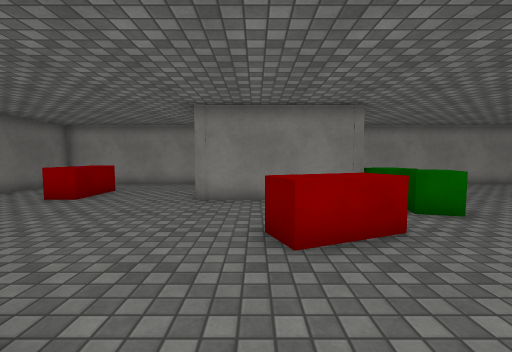
view 1 (above)

24 first-person views from a walk through a scene from a Unity 3-D project. The camera is 1.3 m above the floor, tilts 4° down and sees 90° across. Doors are open. The floor is counted in squares, 1 m on a side. Each view is taken from the middle of a square. On the plan, view 1 faces up. The plan holds only what a view shows up to about 13 squares ahead; the rest is blank. The place goes on beyond the plan. The player is left out. Surface patterns are stand-ins for the level's own textures.

view 2
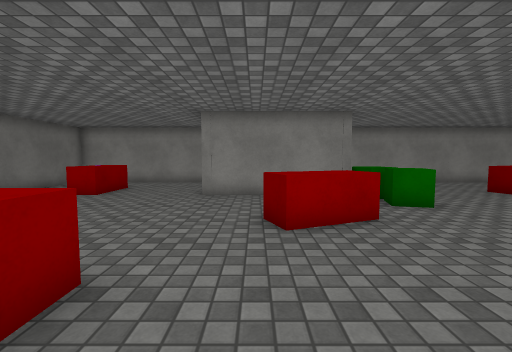

view 3
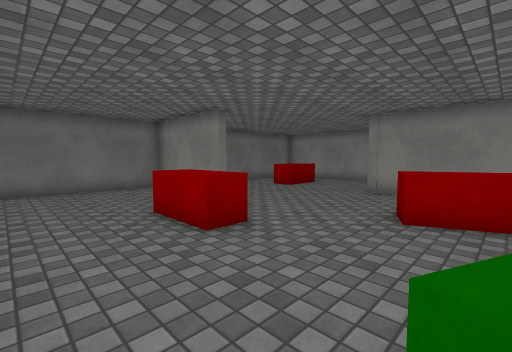

view 4
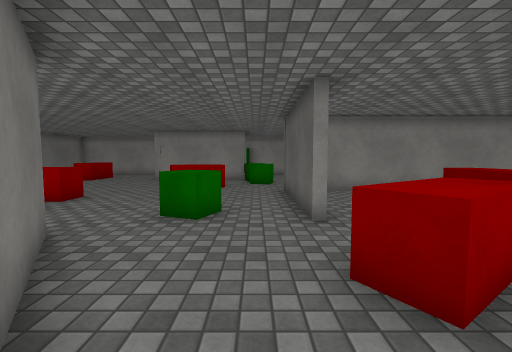

view 5
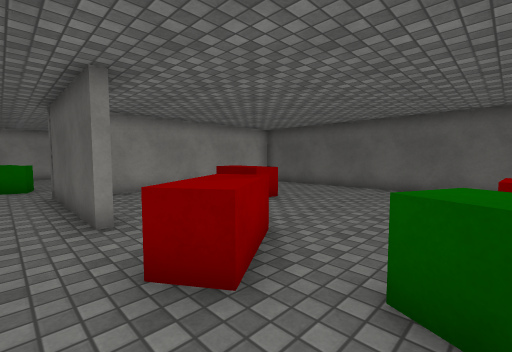

view 6
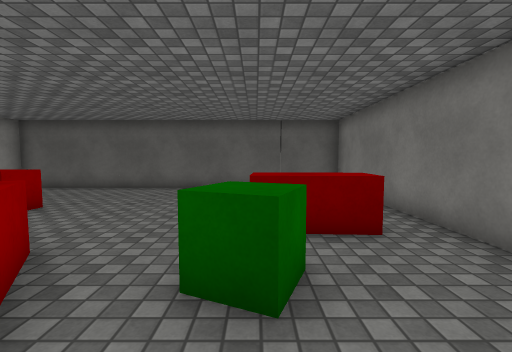

view 7
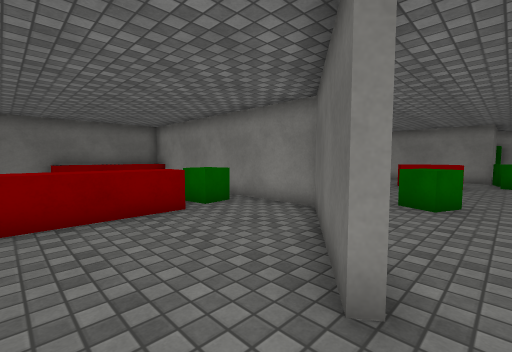

view 8
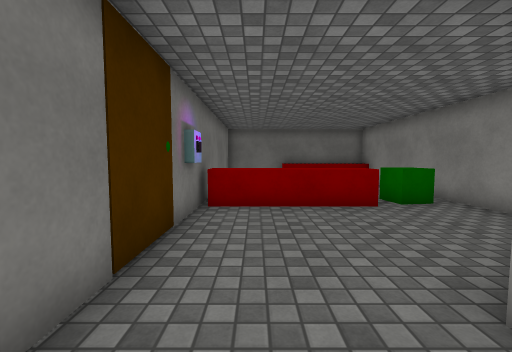

view 9
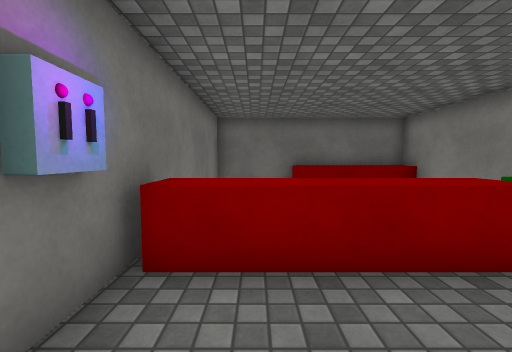

view 10
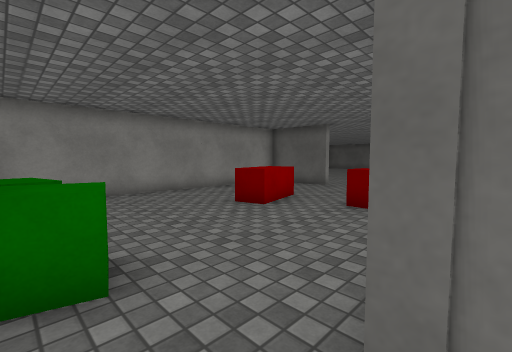

view 11
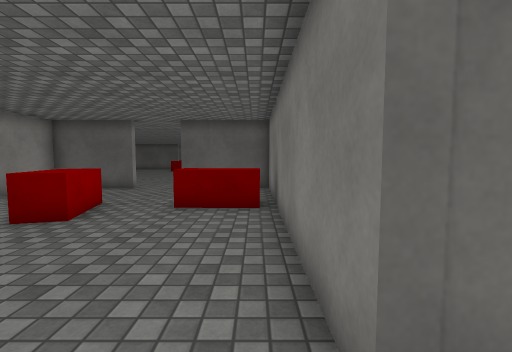

view 12
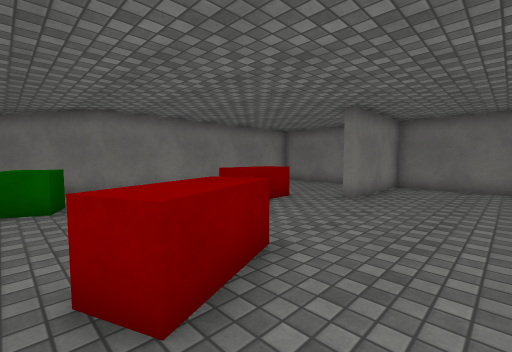

view 13
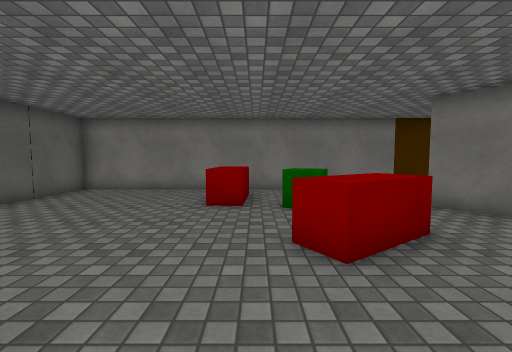

view 14
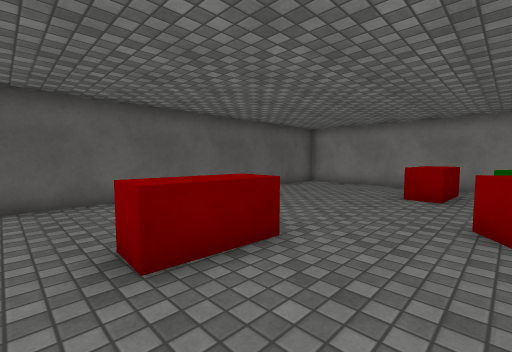

view 15
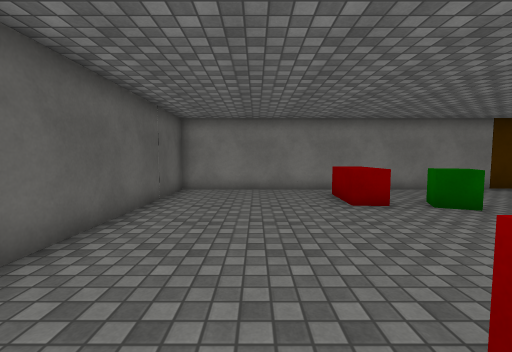

view 16
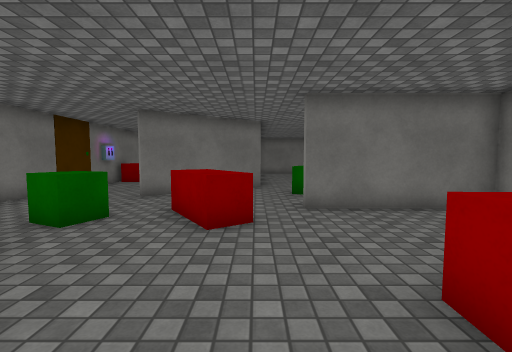

view 17
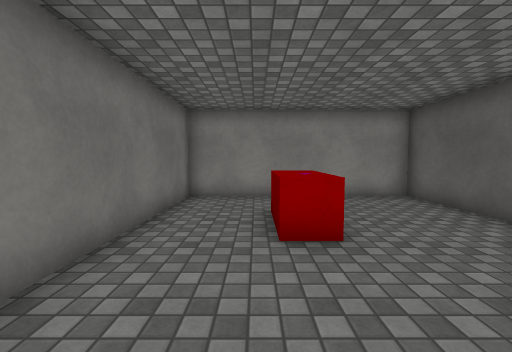

view 18
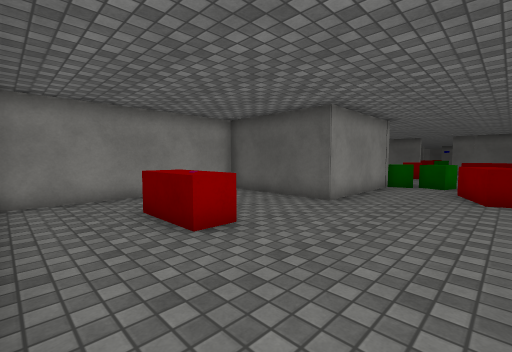

view 19
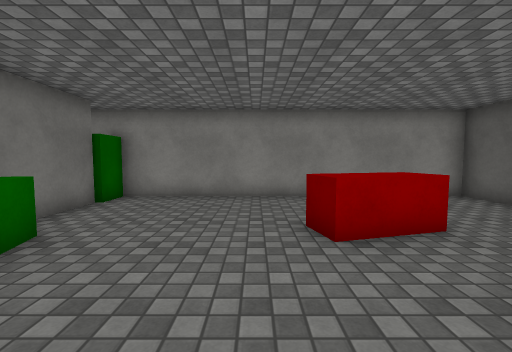

view 20
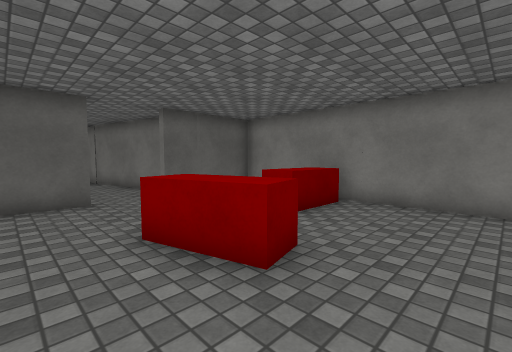

view 21
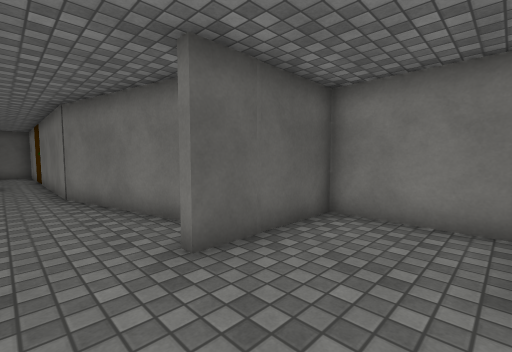

view 22
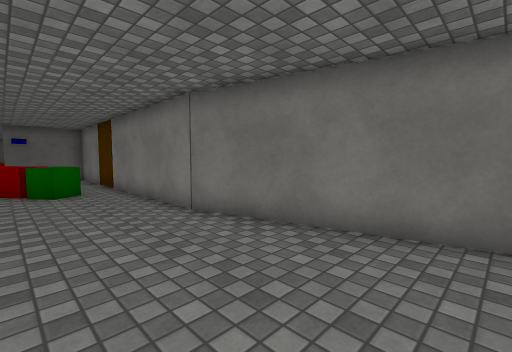

view 23
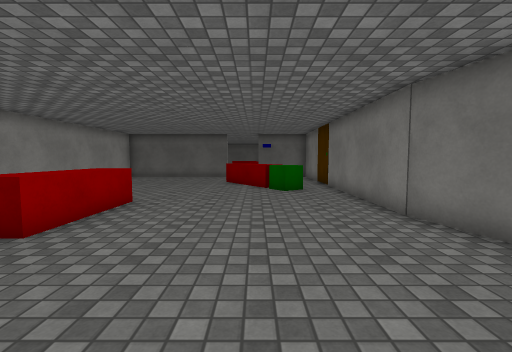

view 24
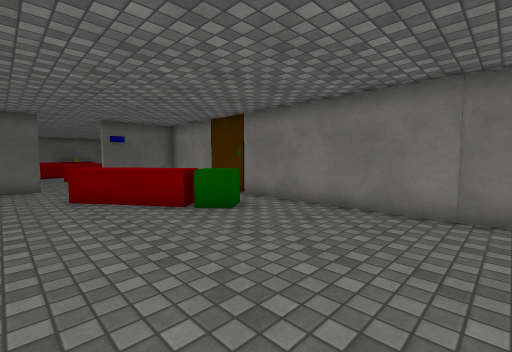

### Floor plan
Key: @ floor where view 1 was taken; # wall or solid block; . floor; D open door; ^ raised ledge; B red block; C green cube; O other object.
Columns run from 10 left of view 1 to 35 right of it. Each row starts with its distance up from view 1.
 15                               ^^^^......
 14                             ...............#
 13 #########    #############  ............... D.
 12 #.......#    #...........#  ...........^^ ..D.
 11 #.......#    #...........#. ..........^^    D
 10 #...B...#    #...........# .........CC^    #
  9 #...B...#    #.....BBB...D...........C...  #
  8 #...B...######C....BB....D................ #
  7 #.............C..........#...############OO
  6 #.............CC.....B...###O
  5 #..........BB........B...#
  4 #.........BBB........B...#
  3 ######.........###########
  2 #..............#.........#
  1 #.....BBB......#....B....#
  0 #.........@....#....BB...#
 -1 #...........CC.#....B....#
 -2 #........................#
 -3 ############.....B.......#
 -4  ^     CC..##..BBB.......#
 -5  ^     CC...#...B........#
 -6  ^     ^^...##...........#
 -7  ^     ^^....#..CC.B.....#
 -8  #     ^^..........B.....#
 -9  #     ^^..........B.....#
-10  ###   ^^................#
-11     ################# ####

Where each view was taken, in squares from view 1:
view 1: 0 up, 0 right, facing up
view 2: 1 down, 0 right, facing up
view 3: 2 down, 2 right, facing up-left
view 4: 7 down, 4 right, facing up
view 5: 7 down, 4 right, facing up-right
view 6: 7 down, 4 right, facing right
view 7: 9 down, 4 right, facing up-left
view 8: 9 down, 5 right, facing left
view 9: 9 down, 1 right, facing left
view 10: 3 up, 4 right, facing up-right
view 11: 4 up, 4 right, facing right
view 12: 7 up, 3 right, facing down-left
view 13: 0 up, 8 right, facing down
view 14: 2 up, 7 right, facing down-right
view 15: 0 up, 12 right, facing down
view 16: 3 down, 12 right, facing left
view 17: 4 up, 7 left, facing up
view 18: 4 up, 9 left, facing up-right
view 19: 4 up, 8 right, facing up
view 20: 11 up, 7 right, facing down-right
view 21: 9 up, 12 right, facing down-right
view 22: 11 up, 16 right, facing down-right
view 23: 11 up, 16 right, facing right
view 24: 14 up, 21 right, facing down-right
